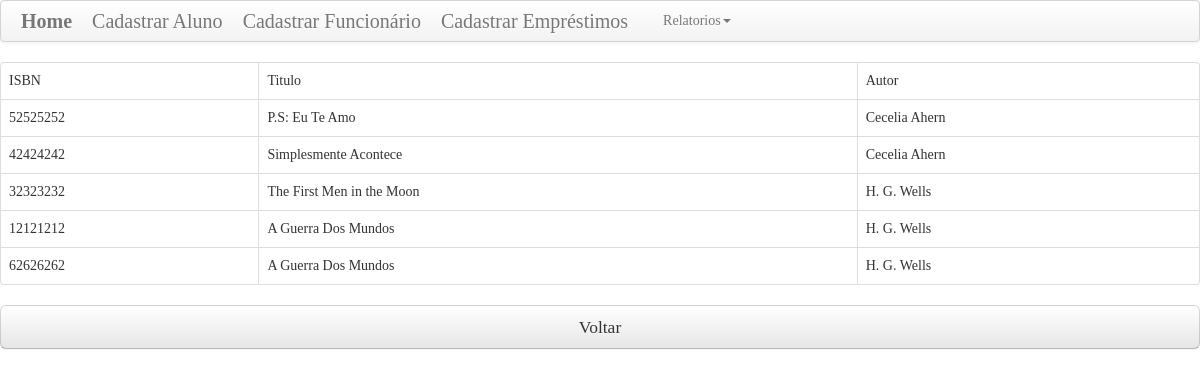
/show/show_livro.php, run on the app's committed database.
### tables this page shows
CREATE TABLE `livro` (
  `id_livro` int(9) NOT NULL,
  `isbn` int(90) NOT NULL,
  `categoria` varchar(20) NOT NULL,
  `autor` varchar(20) NOT NULL,
  `titulo` varchar(30) NOT NULL
);

### show/show_livro.php (the view, shortened to what this page needs)
<?php
$banco="biblioteca";
$conexao=mysqli_connect("localhost", "root", "") or die ("Banco de Dados Off_line");
mysqli_select_db($conexao, $banco) or die ("Banco de Dados não conectado");
?>
<?php
$consulta =mysqli_query($conexao, "SELECT * FROM livro");
?>
<!DOCTYPE html>
<html>
<head>
    <link rel="stylesheet" href="css/bootstrap.css" />
    <link rel="stylesheet" href="css/style.css" />
    <link rel="stylesheet" href="css/normalize.css" />
</head>
<body>
<div class="navbar">
   <div class="navbar-inner">
      <div class="container">
      <a class="brand" href="../home.php"><b>Home</b></a>
      <a class="brand" href="../visao/cadastrar_aluno.php">Cadastrar Aluno</a>
      <a class="brand" href="../visao/formulario_cadastro_func.php">Cadastrar Funcionário</a>
      <a class="brand" href="../visao/form_emprestimos.php">Cadastrar Empréstimos</a>
                <ul class="nav navbar-nav">
                    <li class="dropdown"><a href="#" class="dropdown-toggle"
                        data-toggle="dropdown" role="button" aria-haspopup="true"
                        aria-expanded="false">Relatorios<span class="caret"></span></a>
					</li>
                </ul>
		</div>
   </div>
</div>
<table class="table table-bordered">
    <tr>
      <td>ISBN</td>
      <td>Titulo</td>
      <td>Autor</td>
    </tr>
    <?php while($dado = $consulta->fetch_array()) { ?>
    <tr>
      <td><?php echo $dado['isbn']; ?></td>
      <td><?php echo $dado['titulo']; ?></td>
      <td><?php echo $dado['autor']; ?></td>
    </tr>
    <?php } ?>
  </table>
  <a href="../home.php" class="btn btn-large btn-block" type="button"">Voltar</a>
</body>
</html>

### show/css/style.css (style rules this page uses)
* { margin: 0; padding: 0; font-family: "ProximaNovaLight"; }

### data on the page
livro: isbn "52525252", titulo "P.S: Eu Te Amo", autor "Cecelia Ahern"
livro: isbn "42424242", titulo "Simplesmente Acontece", autor "Cecelia Ahern"
livro: isbn "32323232", titulo "The First Men in the Moon", autor "H. G. Wells"
livro: isbn "12121212", titulo "A Guerra Dos Mundos", autor "H. G. Wells"
livro: isbn "62626262", titulo "A Guerra Dos Mundos", autor "H. G. Wells"
